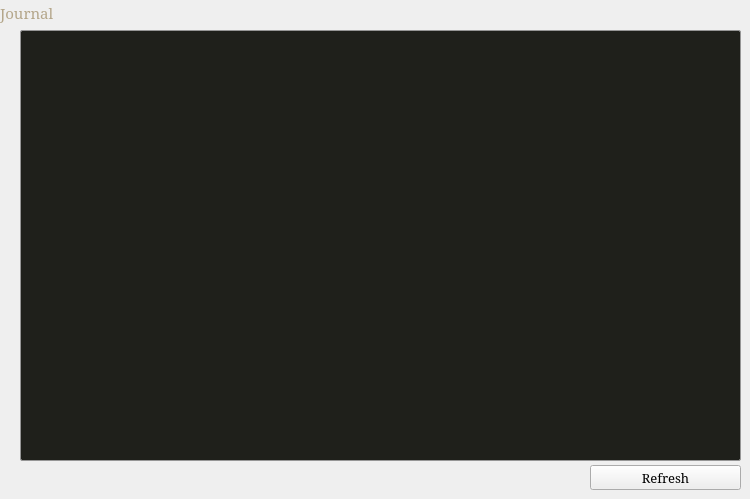
    <widget class="QWidget" name="stackedWidget_Pages_Journal">
     <widget class="QLabel" name="label_38">
      <property name="geometry">
       <rect>
        <x>0</x>
        <y>0</y>
        <width>111</width>
        <height>25</height>
       </rect>
      </property>
      <property name="sizePolicy">
       <sizepolicy hsizetype="Fixed" vsizetype="Fixed">
        <horstretch>0</horstretch>
        <verstretch>0</verstretch>
       </sizepolicy>
      </property>
      <property name="font">
       <font>
        <family>Garamond</family>
        <pointsize>11</pointsize>
       </font>
      </property>
      <property name="styleSheet">
       <string notr="true">color: rgb(180, 166, 138);</string>
      </property>
      <property name="text">
       <string>Journal</string>
      </property>
      <property name="textFormat">
       <enum>Qt::PlainText</enum>
      </property>
     </widget>
     <widget class="QTableWidget" name="table_Journal">
      <property name="enabled">
       <bool>true</bool>
      </property>
      <property name="geometry">
       <rect>
        <x>20</x>
        <y>30</y>
        <width>721</width>
        <height>431</height>
       </rect>
      </property>
      <property name="sizePolicy">
       <sizepolicy hsizetype="Expanding" vsizetype="Expanding">
        <horstretch>0</horstretch>
        <verstretch>0</verstretch>
       </sizepolicy>
      </property>
      <property name="font">
       <font>
        <family>Consolas</family>
        <pointsize>9</pointsize>
       </font>
      </property>
      <property name="focusPolicy">
       <enum>Qt::NoFocus</enum>
      </property>
      <property name="styleSheet">
       <string notr="true">
	background-color: rgb(31, 32, 27);
	color: rgb(200, 200, 200);
	border: 1px solid;
	border-color: rgb(150, 150, 150);
	border-radius: 2px;
	selection-background-color:rgb(65, 61, 51);
	selection-color:rgb(220, 220, 220);
</string>
      </property>
      <property name="frameShape">
       <enum>QFrame::NoFrame</enum>
      </property>
      <property name="horizontalScrollBarPolicy">
       <enum>Qt::ScrollBarAlwaysOff</enum>
      </property>
      <property name="sizeAdjustPolicy">
       <enum>QAbstractScrollArea::AdjustIgnored</enum>
      </property>
      <property name="autoScroll">
       <bool>true</bool>
      </property>
      <property name="tabKeyNavigation">
       <bool>false</bool>
      </property>
      <property name="showDropIndicator" stdset="0">
       <bool>false</bool>
      </property>
      <property name="dragDropOverwriteMode">
       <bool>false</bool>
      </property>
      <property name="selectionMode">
       <enum>QAbstractItemView::SingleSelection</enum>
      </property>
      <property name="selectionBehavior">
       <enum>QAbstractItemView::SelectItems</enum>
      </property>
      <property name="showGrid">
       <bool>false</bool>
      </property>
      <property name="gridStyle">
       <enum>Qt::NoPen</enum>
      </property>
      <property name="wordWrap">
       <bool>false</bool>
      </property>
      <property name="cornerButtonEnabled">
       <bool>false</bool>
      </property>
      <attribute name="horizontalHeaderVisible">
       <bool>false</bool>
      </attribute>
      <attribute name="horizontalHeaderCascadingSectionResizes">
       <bool>false</bool>
      </attribute>
      <attribute name="horizontalHeaderDefaultSectionSize">
       <number>110</number>
      </attribute>
      <attribute name="horizontalHeaderHighlightSections">
       <bool>false</bool>
      </attribute>
      <attribute name="horizontalHeaderMinimumSectionSize">
       <number>110</number>
      </attribute>
      <attribute name="horizontalHeaderShowSortIndicator" stdset="0">
       <bool>false</bool>
      </attribute>
      <attribute name="horizontalHeaderStretchLastSection">
       <bool>false</bool>
      </attribute>
      <attribute name="verticalHeaderVisible">
       <bool>false</bool>
      </attribute>
      <attribute name="verticalHeaderCascadingSectionResizes">
       <bool>true</bool>
      </attribute>
      <attribute name="verticalHeaderDefaultSectionSize">
       <number>10</number>
      </attribute>
      <attribute name="verticalHeaderHighlightSections">
       <bool>false</bool>
      </attribute>
      <attribute name="verticalHeaderMinimumSectionSize">
       <number>10</number>
      </attribute>
      <column>
       <property name="text">
        <string>New Column</string>
       </property>
       <property name="textAlignment">
        <set>AlignLeading|AlignTop</set>
       </property>
      </column>
      <column>
       <property name="text">
        <string>Entry</string>
       </property>
       <property name="textAlignment">
        <set>AlignLeading|AlignTop</set>
       </property>
      </column>
     </widget>
     <widget class="QPushButton" name="button_RefreshJournal">
      <property name="geometry">
       <rect>
        <x>590</x>
        <y>465</y>
        <width>151</width>
        <height>25</height>
       </rect>
      </property>
      <property name="font">
       <font>
        <family>Garamond</family>
        <pointsize>10</pointsize>
        <weight>50</weight>
        <italic>false</italic>
        <bold>false</bold>
       </font>
      </property>
      <property name="focusPolicy">
       <enum>Qt::NoFocus</enum>
      </property>
      <property name="text">
       <string>Refresh</string>
      </property>
     </widget>
    </widget>
